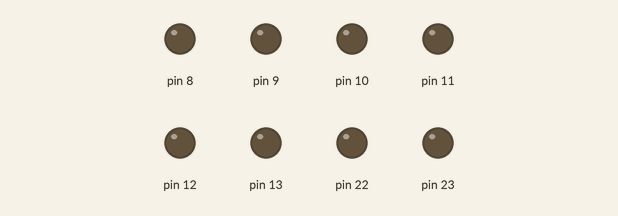
This sketch was run on a simulated Arduino Uno, built with avr-gcc and run on an emulated ATmega328P. Shown: output pins drawn as LEDs (lit = HIGH).

Above: at 0.15 s.
Timing chart, 0 to 1.6 s (numbered marks = the images above):
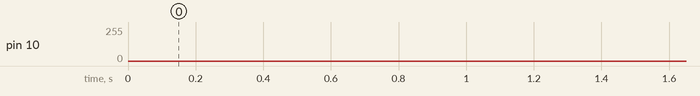

The sketch:

Phase1_0_2.ino
```cpp
#include <Arduino.h>
#include <stdint.h>

int main() {
  init();

  DDRB = 0xFF;
  PORTB = 0X00;

  uint16_t val = 0;
  int inc = 1;

  while(1){
    analogWrite(10, val);

    if (val == 255) inc = -1;
    if (val == 0) inc = 1;

    val += inc;
    delay(5);
  }

}

// Implements breathing on the onboard LED
/*
uint64_t lastCallTime;
int main() {
  init();
  DDRB = 0b00100000;

  uint64_t lastCallTime = micros();
  uint64_t delay = 500;

  uint16_t val = 0;
  int inc = 1;

  while(1) {
    pwm(5, val);

    if ((micros() - lastCallTime) > delay) {
      val += inc;
      lastCallTime = micros();
    }

    if (val == 1023) inc = -1;
    if (val == 0) inc = 1;
  }
}
*/

// Wrote pwm in software for the fun of it, i know this isnt how it is supposed to be implemented
void pwm(int pin, int val) {
  static int ctr = 0;
  static int state = 0;

  if (ctr >= val && state == 1){
    PORTB &= ~(1u << pin);
    state = 0;
  }

  if (ctr < val && state == 0) {
    PORTB |= (1u << pin);
    state = 1;
  }

  if (++ctr > 1023) ctr = 0;
}
```
